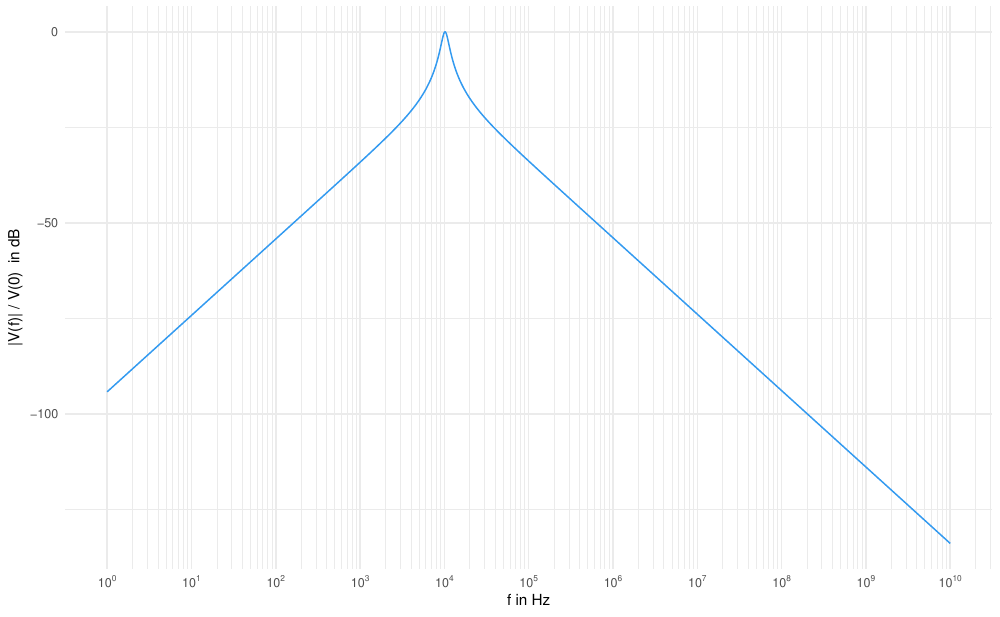

Source code (R):
# this is some messy code :D
library(ggplot2)
library(scales)


width <- 10
height <- width * 0.618

outputName <- "BP.pdf"

R1 <- 10000
R3 <- 200
R2 <- 20000
C2 <- 7.9*10^-9
C1 <- 7.9 * 10^-9

uebertragungsfunktion <- function(f) {
#    20*log10(1/(1+1/(0.00001^2*f^2)))
     #20*log10( 1/( sqrt(  (1+R1/R3+R1*C2/(R2*C1))^2 + (2*pi*f*R1*C2 - 1/(2*pi*f*R2*C1) - R1/(2*pi*f*R3*R2*C1) )^2  ) )  )
    20*log10( R2*C2 / sqrt( (-R1 * (C1+C2))^2 + (1/(2*pi*f) + R1/(R3*2*pi*f)-2*pi*f*C1*C2*R1*R2)^2 ) )
}

uebertragungsfunktion(2*10^7)

xbreaks <- 10^(0:10)
minor_breaks <- rep(1:9, 21)*(10^rep(0:10, each=9))

fg <- 1700
hsBlue <- "grey70"
pointColor <- "#00b1db"
cutoffColor <- "#db0058"
cutoffPoint <- data.frame(fg = fg, db=-3)

ylabel <- bquote("|V(f)| / V(0)"~" in dB")
xlabel <- "f in Hz"

p <- ggplot(data=data.frame(x=c(1,10^10)), aes(x=x)) +
    theme_minimal() +
    ylab(ylabel) +
    xlab(xlabel) +
    scale_x_continuous( trans="log10",breaks = xbreaks, minor_breaks=minor_breaks, labels = trans_format("log10", math_format(10^.x))) +
    stat_function(fun = uebertragungsfunktion, n = 4000, color="#339af0")

pdf(outputName, width, height)
p
